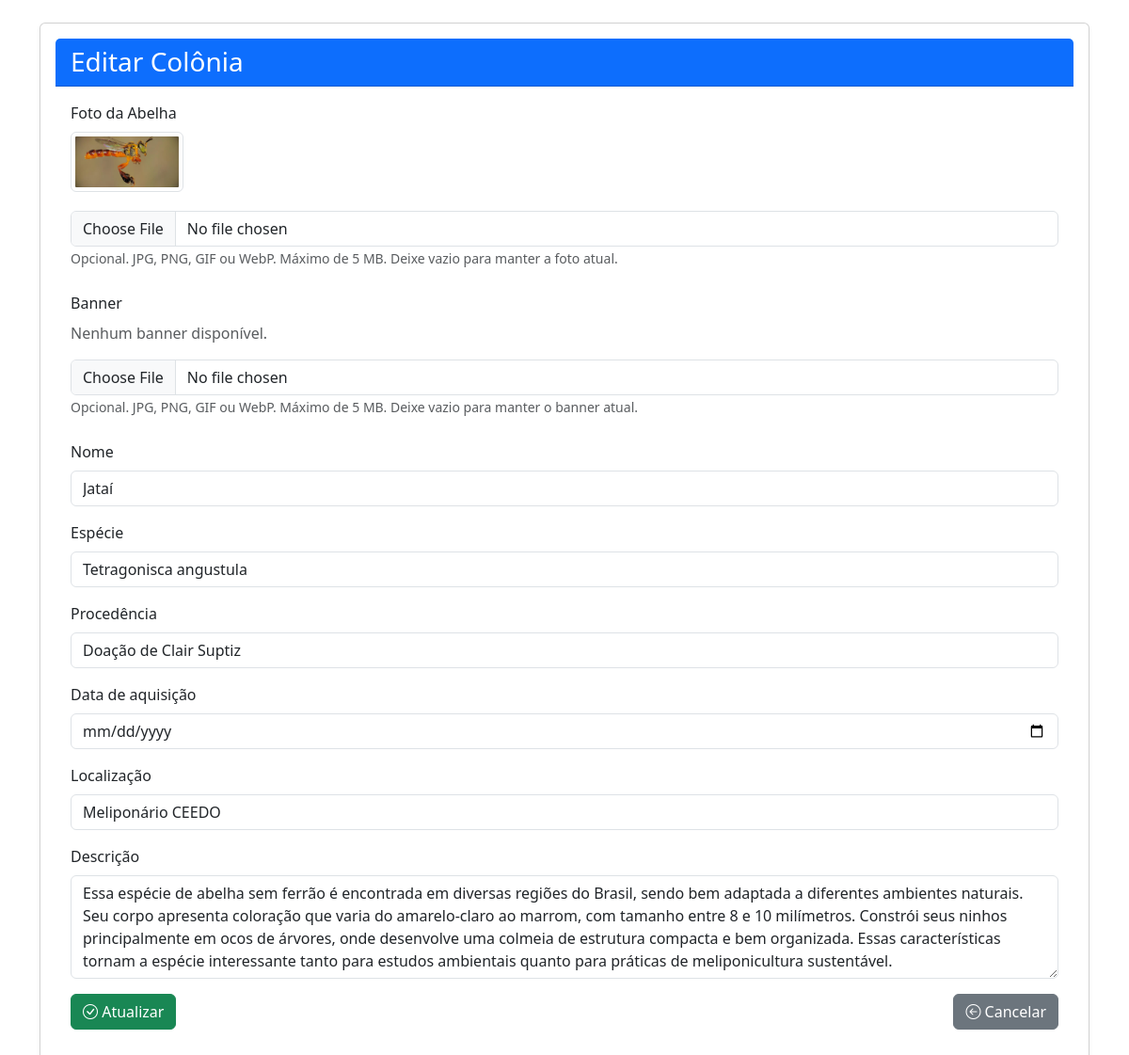
/painel/editar_colonia.php?id=1 (signed in), run on the app's committed database.
### tables this page shows
CREATE TABLE `colonias` (
  `id` int(11) NOT NULL,
  `nome` varchar(100) NOT NULL,
  `especie` varchar(150) NOT NULL,
  `procedencia` varchar(150) NOT NULL,
  `data_aquisicao` date NOT NULL,
  `localizacao` varchar(150) NOT NULL,
  `descricao` text DEFAULT NULL,
  `foto` varchar(255) NOT NULL,
  `banner` varchar(255) DEFAULT NULL
);

### painel/editar_colonia.php (the view, shortened to what this page needs)
<?php
require_once __DIR__ . '/conexao.php';
$id = filter_input(INPUT_GET, 'id', FILTER_VALIDATE_INT);
$stmt = mysqli_prepare(
    $conexao,
    'SELECT * FROM colonias WHERE id = ?'
);
mysqli_stmt_bind_param($stmt, 'i', $id);
mysqli_stmt_execute($stmt);
$resultado = mysqli_stmt_get_result($stmt);
$colonia = mysqli_fetch_assoc($resultado);
function e($valor)
{
    return htmlspecialchars(
        (string) $valor,
        ENT_QUOTES,
        'UTF-8'
    );
}
function caminhoImagem($valor)
{
    $nome = basename(str_replace('\\', '/', $valor));
    $arquivo = __DIR__ . '/uploads/' . $nome;
    if (!is_file($arquivo)) {
        return null;
    }
    return 'uploads/' . rawurlencode($nome);
}
$fotoAtual = caminhoImagem($colonia['foto'] ?? '');
$bannerAtual = caminhoImagem($colonia['banner'] ?? '');
$dataAquisicao = $colonia['data_aquisicao'] ?? '';
if (
    $dataAquisicao === '0000-00-00' ||
    empty($dataAquisicao)
) {
    $dataAquisicao = '';
}
?>
<!DOCTYPE html>
<html lang="pt-BR">
<head>
    <link rel="stylesheet" href="css/cadastros.css">
    <link
        href="https://cdn.jsdelivr.net/npm/bootstrap@5.3.2/dist/css/bootstrap.min.css"
        rel="stylesheet"
    >
    <link
        href="https://cdn.jsdelivr.net/npm/bootstrap-icons/font/bootstrap-icons.css"
        rel="stylesheet"
    >
</head>
<body>
    <div class="container my-4">
        <div class="card shadow-sm">
            <div class="card-header bg-primary text-white">
                <h3 class="mb-0">Editar Colônia</h3>
            </div>
            <div class="card-body">
                <form
                    action="atualizar_colonia.php"
                    method="post"
                    enctype="multipart/form-data"
                >
                    <div class="mb-4">
                        <label for="foto" class="form-label">
                            Foto da Abelha
                        </label>
                        <?php if ($fotoAtual !== null): ?>
                            <div class="mb-2">
                                <img
                                    src="<?php echo e($fotoAtual); ?>"
                                    alt="Foto atual da colônia"
                                    style="width: 120px; max-height: 120px; object-fit: cover;"
                                    class="img-thumbnail"
                                >
                            </div>
                        <?php else: ?>
                            <p class="text-muted">
                                Nenhuma foto disponível.
                            </p>
                        <?php endif; ?>
                        <input
                            type="file"
                            id="foto"
                            name="foto"
                            class="form-control"
                            accept=".jpg,.jpeg,.png,.gif,.webp,image/jpeg,image/png,image/gif,image/webp"
                        >
                        <small class="form-text text-muted">
                            Opcional. JPG, PNG, GIF ou WebP. Máximo de 5 MB.
                            Deixe vazio para manter a foto atual.
                        </small>
                    </div>
                    <div class="mb-4">
                        <label for="banner" class="form-label">
                            Banner
                        </label>
                        <?php if ($bannerAtual !== null): ?>
                            <div class="mb-2">
                                <img
                                    src="<?php echo e($bannerAtual); ?>"
                                    alt="Banner atual da colônia"
                                    style="width: 200px; max-width: 100%; max-height: 150px; object-fit: cover;"
                                    class="img-thumbnail"
                                >
                            </div>
                        <?php else: ?>
                            <p class="text-muted">
                                Nenhum banner disponível.
                            </p>
                        <?php endif; ?>
                        <input
                            type="file"
                            id="banner"
                            name="banner"
                            class="form-control"
                            accept=".jpg,.jpeg,.png,.gif,.webp,image/jpeg,image/png,image/gif,image/webp"
                        >
                        <small class="form-text text-muted">
                            Opcional. JPG, PNG, GIF ou WebP. Máximo de 5 MB.
                            Deixe vazio para manter o banner atual.
                        </small>
                    </div>
                    <div class="mb-3">
                        <label for="nomeColonia" class="form-label">
                            Nome
                        </label>
                        <input
                            type="text"
                            id="nomeColonia"
                            name="nomeColonia"
                            value="<?php echo e($colonia['nome']); ?>"
                            class="form-control"
                            maxlength="255"
                            required
                        >
                    </div>
                    <div class="mb-3">
                        <label for="especie" class="form-label">
                            Espécie
                        </label>
                        <input
                            type="text"
                            id="especie"
                            name="especie"
                            value="<?php echo e($colonia['especie']); ?>"
                            class="form-control"
                            maxlength="255"
                            required
                        >
                    </div>
                    <div class="mb-3">
                        <label for="procedencia" class="form-label">
                            Procedência
                        </label>
                        <input
                            type="text"
                            id="procedencia"
                            name="procedencia"
                            value="<?php echo e($colonia['procedencia']); ?>"
                            class="form-control"
                            maxlength="255"
                            required
                        >
                    </div>
                    <div class="mb-3">
                        <label for="data_aquisicao" class="form-label">
                            Data de aquisição
                        </label>
                        <input
                            type="date"
                            id="data_aquisicao"
                            name="data_aquisicao"
                            value="<?php echo e($dataAquisicao); ?>"
                            class="form-control"
                            required
                        >
                    </div>
                    <div class="mb-3">
                        <label for="localizacao" class="form-label">
                            Localização
                        </label>
                        <input
                            type="text"
                            id="localizacao"
                            name="localizacao"
                            value="<?php echo e($colonia['localizacao']); ?>"
                            class="form-control"
                            maxlength="255"
                            required
                        >
                    </div>
                    <div class="mb-3">
                        <label for="descricao" class="form-label">
                            Descrição
                        </label>
                        <textarea
                            id="descricao"
                            name="descricao"
                            class="form-control"
                            rows="4"
                        ><?php echo e($colonia['descricao']); ?></textarea>
                    </div>
                    <div class="d-flex justify-content-between gap-2">
                        <button type="submit" class="btn btn-success">
                            <i class="bi bi-check-circle"></i>
                            Atualizar
                        </button>
                        <a
                            href="listar_colonias.php"
                            class="btn btn-secondary"
                        >
                            <i class="bi bi-arrow-left-circle"></i>
                            Cancelar
                        </a>
                    </div>
                </form>
            </div>
        </div>
    </div>
</body>
</html>

### painel/css/cadastros.css (style rules this page uses)
.card { border: 1px solid #e5e5e5; transition: transform 0.2s ease, box-shadow 0.2s ease, border-color 0.2s ease; cursor: pointer; background-color: #fff; padding: 1rem; border-radius: 10px; box-shadow: 0 2px 6px rgba(0, 0, 0, 0.06); }
.card img { width: 64px; height: 64px; margin-bottom: 12px; object-fit: contain; }
.btn-success { background-color: #28a745; border: none; font-weight: 600; }

### data on the page
colonias: foto (picture), nomeColonia "Jataí", especie "Tetragonisca angustula", procedencia "Doação de Clair Suptiz", localizacao "Meliponário CEEDO", descricao "Essa espécie de abelha sem ferrão é encontrada em diversas regiões do Brasil, sendo bem adaptada a diferentes ambientes naturais. Seu corpo apresenta coloração que varia do amarelo-claro ao marrom, com tamanho entre 8 e 10 milímetros. Constrói seus ninhos principalmente em ocos de árvores, onde desenvolve uma colmeia de estrutura compacta e bem organizada. Essas características tornam a espécie interessante tanto para estudos ambientais quanto para práticas de meliponicultura sustentável."
